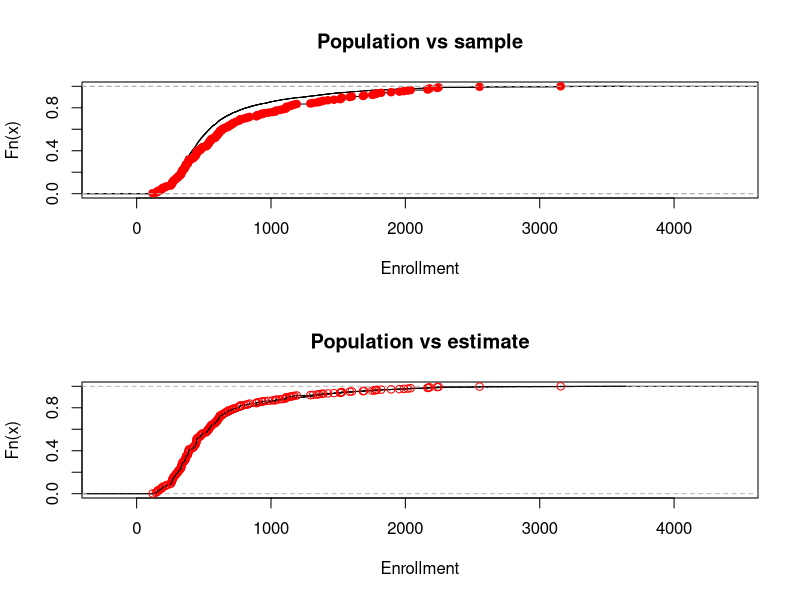

This chart was generated by the following R code:
library(survey)


### Name: svycdf
### Title: Cumulative Distribution Function
### Aliases: svycdf print.svycdf plot.svycdf
### Keywords: survey hplot

### ** Examples

data(api)
dstrat <- svydesign(id = ~1, strata = ~stype, weights = ~pw, data = apistrat, 
    fpc = ~fpc)
cdf.est<-svycdf(~enroll+api00+api99, dstrat)
cdf.est
## function
cdf.est[[1]]
## evaluate the function
cdf.est[[1]](800)
cdf.est[[2]](800)

## compare to population and sample CDFs.
opar<-par(mfrow=c(2,1))
cdf.pop<-ecdf(apipop$enroll)
cdf.samp<-ecdf(apistrat$enroll)
plot(cdf.pop,main="Population vs sample", xlab="Enrollment")
lines(cdf.samp,col.points="red")

plot(cdf.pop, main="Population vs estimate", xlab="Enrollment")
lines(cdf.est[[1]],col.points="red")

par(opar)
